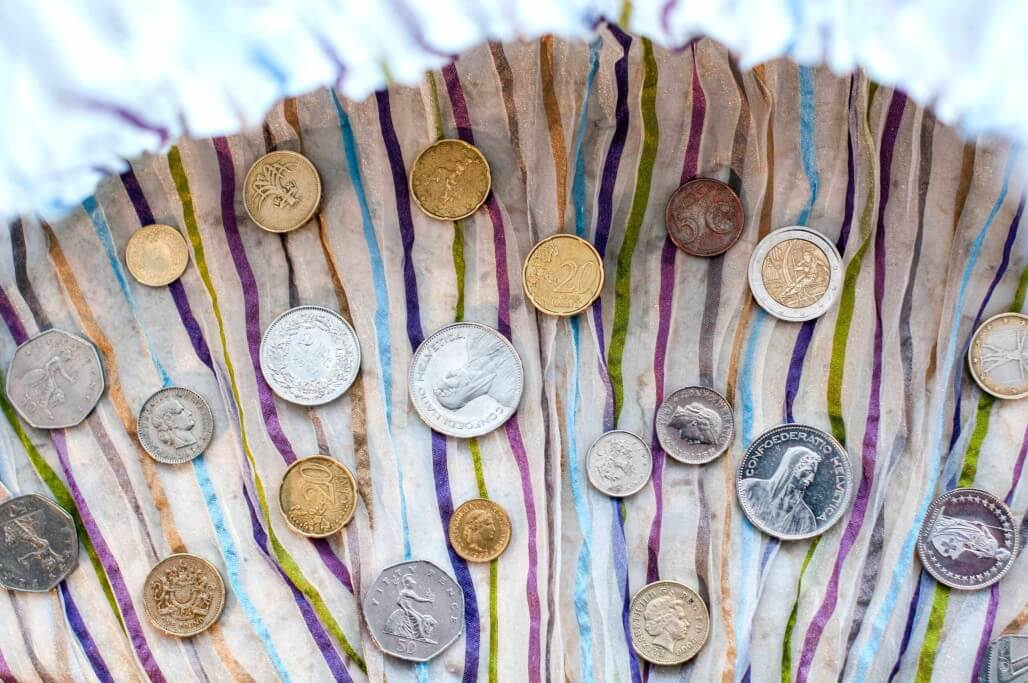
#> input picture Deteccting Coins using OpenCV/coins.jpg, 1028 x 683 px
$ jupyter execute Detecting_coins.ipynb
#> lines starting #> are read from the running program, lines starting #| are printed output that depends on the picture
#### Import Python Packages

[cell 1]
import numpy as np
import matplotlib.pyplot as plt
import cv2

##  <b>TASK:</b> Detecting Circles
###  Introduction to the TASK
In this assignment you will learn
- How to detect shapes (i.e. Circules) in a given RGB Image

#### Description of TASK
- The execricse is to detect the circles in the given image which are coines.
- We will use `opencv-python` for this exercise

### 1. Read Image
Let us read the image `coins.jpg` (which contains several coins) and convert to standard RGB format

[cell 2]
img = cv2.imread('coins.jpg')
#> img is the input picture: shape (683, 1028, 3); mean B, G, R 168.6, 169.4, 175.4
img = cv2.cvtColor(img, cv2.COLOR_BGR2RGB)

cimg = img.copy();
print("The image size is:  ", img.shape);
#| The image size is:   (683, 1028, 3)
print("...")
plt.imshow(img);

### 2. Convet to Gray-Scale and Blur the Image
In order to pass the image to method `cv2.HoughCircles()`, we need to convert it to gray-scale and blur the image
- The `cv2.medianBlur()` does the job.

[cell 3]
gray = cv2.cvtColor(img, cv2.COLOR_RGB2GRAY)
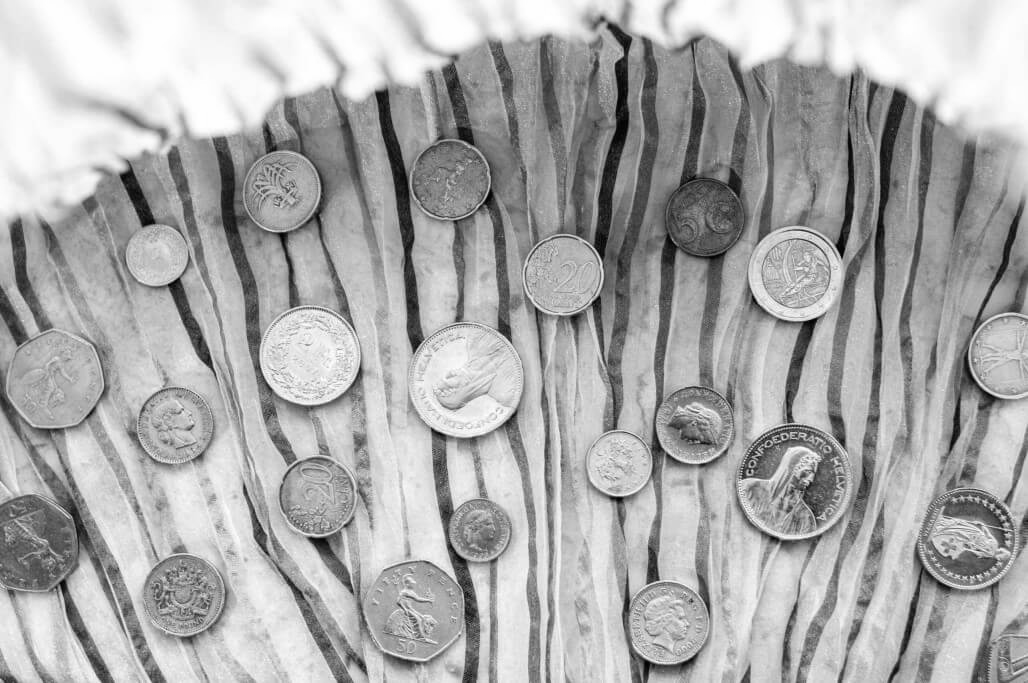
#> gray: shape (683, 1028); min 1, max 255, mean 171.1
blurred = cv2.medianBlur(gray, 5)
plt.imshow(blurred,cmap='gray', vmin=0, vmax=255)

### 3. Finds Circles
Now we will finds the circles in the grayscale image using the Hough transform with method `circles = cv2.HoughCircles(parameters)`.
The **parameters** are as follows:
- image = img_blur
- method = cv2.HOUGH_GRADIENT
- dp = ?
- minDist = ?
- param1 = 110
- param2 = 39
- maxRadius = 70

Convert the `circles` to `np.uint16`

[cell 4]
circles = cv2.HoughCircles(blurred,cv2.HOUGH_GRADIENT, dp=1, minDist = 38, param2 = 39,maxRadius = 70)
#> circles = 20 rows, first 8: [465.5, 379.5, 57.1], [793.5, 480.5, 53.9], [308.5, 354.5, 49.6], [183.5, 594.5, 40.5], [667.5, 622.5, 41.6], [794.5, 272.5, 47.2], [174.5, 425.5, 38], [691.5, 425.5, 36.4]
circles = np.uint16(np.around(circles))
#> circles = 20 rows, first 8: [466, 380, 57], [794, 480, 54], [308, 354, 50], [184, 594, 40], [668, 622, 42], [794, 272, 47], [174, 426, 38], [692, 426, 36]

print(f'Shape of the Circles  =  {circles.shape}')
#| Shape of the Circles  =  (1, 20, 3)

### 4. Draw Circles
Finally, let's draw and show the circles we justed detected.

[cell 5]
#
# YOUR CODE HERE
co =circles.shape[1]
#> co = 20
for i in range(co):
    cv2.circle(cimg, (circles[0][i][0], circles[0][i][1]), circles[0][i][2], (0,255,0),2)
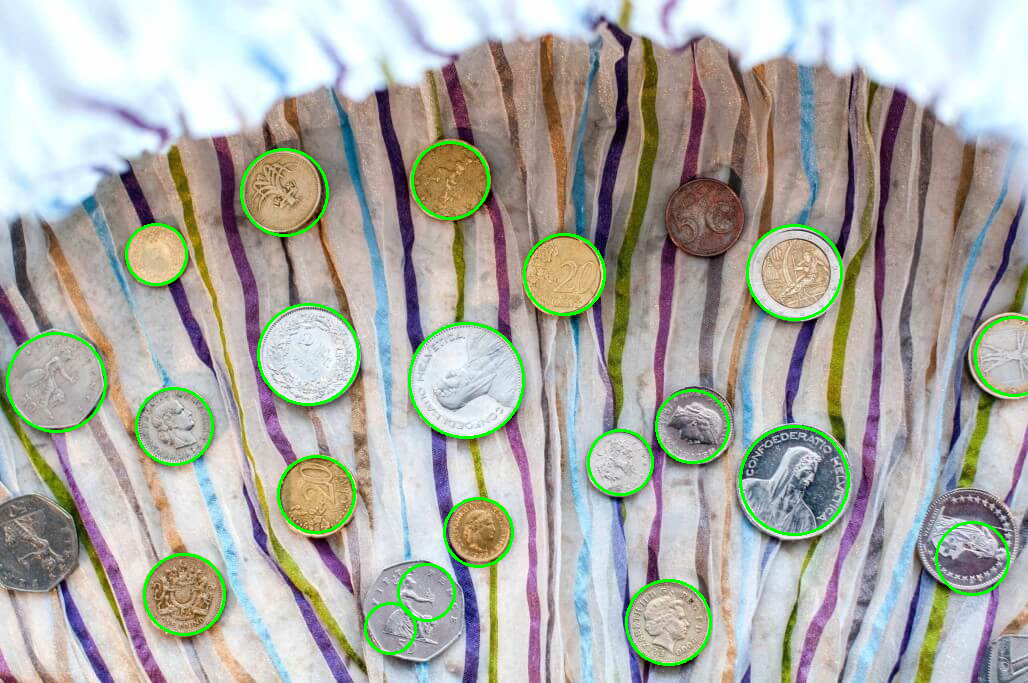
#> cimg: shape (683, 1028, 3); mean R, G, B 172, 171.6, 165.7
# Stop Code Here
#
# print the number of circles detected
print("Number of circles detected:", co)
#| Number of circles detected: 20
print("...")
# save the image, convert to BGR to save with proper colors
cv2.imwrite("coins_circles_detected.png", cimg)
# show the image
plt.imshow(cimg)
plt.show()
